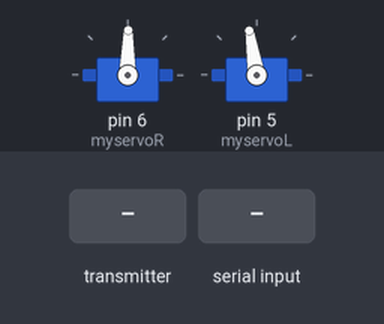
Bench run of a sketch on a simulated Arduino Uno, built with avr-gcc and run on an emulated ATmega328P. Shown: 2 × servo. The test bench sets the inputs (shaded band). No radio packets arrive unless stated; what the sketch prints to the serial monitor is not drawn.

Above: at 2.26 s.
2.3 s: the transmitter starts sending order = 0
5.3 s: "T" received over Serial
At 6.1 s:
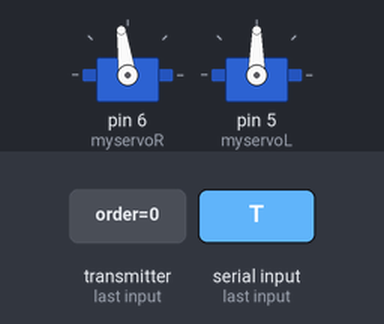
8.3 s: "r" received over Serial
At 9.4 s:
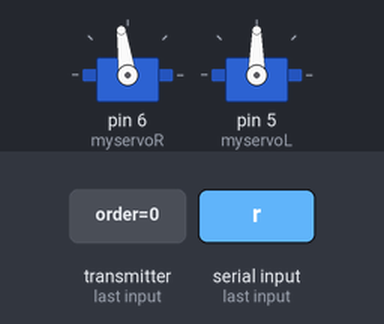
Timing chart, 0 to 13.8 s (numbered marks = the images above; inputs shaded):
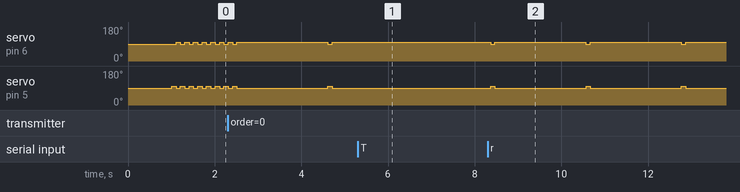

The sketch:

micro_test3.ino
```cpp
/*
* First RF sketch using nRF24L01+ radios and Arduino (Uno or Micro)
*/
#include <SPI.h>    // Serial Peripheral Interface bus library
#include "RF24.h"   // Library for nRF24L01s
#include <Servo.h>


/****************** User Config ***************************/
/***      Set this radio as radio number 0 or 1         ***/
bool radioNumber = 1;

/*Creates servos*/
Servo myservoL;  // create servo object to control a servo
Servo myservoR;  // create servo object to control a servo
float servoSpeedR = 100;
float servoSpeedL = 0;

/* Hardware configuration: Set up nRF24L01 radio on SPI bus pins and pins 7 & 8 */
//RF24 radio(7,8);  // For Arduino UNO
RF24 radio(9,10);  // For Arduino Micro

/* Create a binary address for read/write pipes */
byte addresses[][6] = {"1Node","2Node"};

bool role = 0; // Local state variable that controls whether this node is sending or receiving
void setup() {
  myservoR.attach(6);  // attaches the servo on pin 9 to the servo object
  myservoL.attach(5);  // attaches the servo on pin 9 to the servo object

  Serial.begin(115200);
  radio.begin();

  // Set the Power Level low
  radio.setPALevel(RF24_PA_LOW);

  // Set radio rate and channel
  radio.setDataRate(RF24_250KBPS);

  // Set the channel (Frequency): 108 = 2.508 GHz (above WiFi)
  radio.setChannel(124);

  // Open a writing and reading pipe on each radio, with opposite addresses
  if(radioNumber){
    radio.openWritingPipe(addresses[1]);
    radio.openReadingPipe(1,addresses[0]);
  }else{
    radio.openWritingPipe(addresses[0]);
    radio.openReadingPipe(1,addresses[1]);
  }

  // Pause briefly to let everything "settle"
  delay(1000);
  Serial.println(F("RF24/examples/GettingStarted"));
  Serial.println(F("*** PRESS 'T' to begin transmitting to the other node"));

  // Start the radio listening for data
  radio.startListening();
}

void moveWheels(char order){
   if (order == 'l'){
    //left
    servoSpeedR = 100;
    servoSpeedL = -20;
    //Serial.println("aaaa");
    myservoR.write(servoSpeedR);
    myservoL.write(servoSpeedL);
    delay(10);
  }else if(order == 'r'){
    //right
    servoSpeedR = 180;
    servoSpeedL = 90;
    //Serial.println("bbbb");
    myservoR.write(servoSpeedR);
    myservoL.write(servoSpeedL);
    delay(10);
   }else if(order == 'f'){
    //right
    servoSpeedR = 98.5;
    servoSpeedL = 90;
    //Serial.println("bbbb");
    myservoR.write(servoSpeedR);
    myservoL.write(servoSpeedL);
    delay(10);
  }else if(order == 'b'){
    //right
    servoSpeedR = 89.5;
    servoSpeedL = 99;
    //Serial.println("bbbb");
    myservoR.write(servoSpeedR);
    myservoL.write(servoSpeedL);
    delay(10);
  }else if(order == 'L'){
    //right
    servoSpeedR = 0;
    servoSpeedL = 99;
    //Serial.println("bbbb");
    myservoR.write(servoSpeedR);
    myservoL.write(servoSpeedL);
    delay(10);
  }else if(order == 'R'){
    //right
    servoSpeedR = 89.5;
    servoSpeedL = 120;
    //Serial.println("bbbb");
    myservoR.write(servoSpeedR);
    myservoL.write(servoSpeedL);
    delay(10);
  }
  else{
    servoSpeedR =  89.5; // backward from 0? to 90
    servoSpeedL =  99; //backward from 96
    myservoR.write(servoSpeedR);
    myservoL.write(servoSpeedL);
    delay(100);
    servoSpeedR =  98.5; // backward from 0? to 90
    servoSpeedL =  90; //backward from 100
    myservoR.write(servoSpeedR);
    myservoL.write(servoSpeedL);
    delay(100);
  }
}
void loop() {
  /****************** Transmitting Role ***************************/
  if (role == 1)
  {
    radio.stopListening();                                    // First, stop listening so we can talk.
    Serial.println(F("Now sending"));

    unsigned long start_time = micros();                      // Take the time, and send it.  This will block until complete
    char direction = "R";
    if (!radio.write( &start_time, sizeof(unsigned long) )){
    //if (!radio.write( &direction, sizeof(unsigned long) )){
      Serial.println(F("failed"));
    }
    radio.startListening();                                    // Now, continue listening
    unsigned long started_waiting_at = micros();               // Set up a timeout period, get the current microseconds
    boolean timeout = false;                                   // Set up a variable to indicate if a response was received or not

    while (!radio.available() ) {                            // While nothing is received
      if (micros() - started_waiting_at > 200000 ) {            // If waited longer than 200ms, indicate timeout and exit while loop
          //timeout = true;
          break;
      }
    }

    if ( timeout ) {                                             // Describe the results
        Serial.println(F("Failed, response timed out."));
    } else {
        unsigned long order;                                 // Grab the response, compare, and send to debugging spew
        //radio.read( &order, sizeof(unsigned long) );
        radio.read( &order, sizeof(unsigned long) );
        unsigned long end_time = micros();

        // Send to serial port
        Serial.print(F("Sent "));
        //Serial.print(start_time);
        Serial.print(start_time);
        Serial.print(F(", Got response "));
        Serial.print(order);
        Serial.print(F(", Round-trip delay "));
        Serial.print(end_time-start_time);
        Serial.println(F(" microseconds"));
    }

    // Try again 100 ms later
    delay(100);
  }

  /****************** Receiving Role ***************************/
  if ( role == 0 )
  {
    //unsigned long order;
    char order;
    char confirmation = 'c';
    //Serial.println(radio.available());
    if( radio.available()) {                                        // Variable for the received timestamp
      //while (radio.available()) {                                   // While there is data ready
      //radio.read( &order, sizeof(unsigned long) );             // Get the payload
      radio.read( &order, sizeof(char) );             // Get the payload
      Serial.println(order);
      moveWheels(order);
      delay(2000);
      //}
      radio.stopListening();                                        // First, stop listening so we can talk
      radio.write(&confirmation, sizeof(char) );              // Send the final one back.
      Serial.println("Sent response");
      radio.startListening();                                       // Now, resume listening so we catch the next packets.
   }else{
      moveWheels('0');
   }
 }

/****************** Change Roles via Serial Commands ***************************/
  if ( Serial.available() )
  {
    char c = toupper(Serial.read());
    if ( c == 'T' && role == 0 ) {
      Serial.println(F("*** CHANGING TO TRANSMIT ROLE -- PRESS 'R' TO SWITCH BACK"));
      role = 1;                  // Become the primary transmitter (ping out)
    } else if ( c == 'R' && role == 1 ) {
      Serial.println(F("*** CHANGING TO RECEIVE ROLE -- PRESS 'T' TO SWITCH BACK"));
       role = 0;                // Become the primary receiver (pong back)
       radio.startListening();
    }
  }

} // End of Loop

// FIN
```

Measured:
- after the input at 5.3 s, servo on pin 6 (myservoR): stays 98° (without the input it goes to 89° after 1.5 s); servo on pin 5 (myservoL): stays 90° (without the input it goes to 99° after 1.5 s)
- after the input at 8.3 s, servo on pin 6 (myservoR): alternates 98° for 2.1 s and 89° for 0.10 s, starting after 0.07 s; servo on pin 5 (myservoL): alternates 99° for 0.10 s and 90° for 2.1 s, starting after 0.07 s
